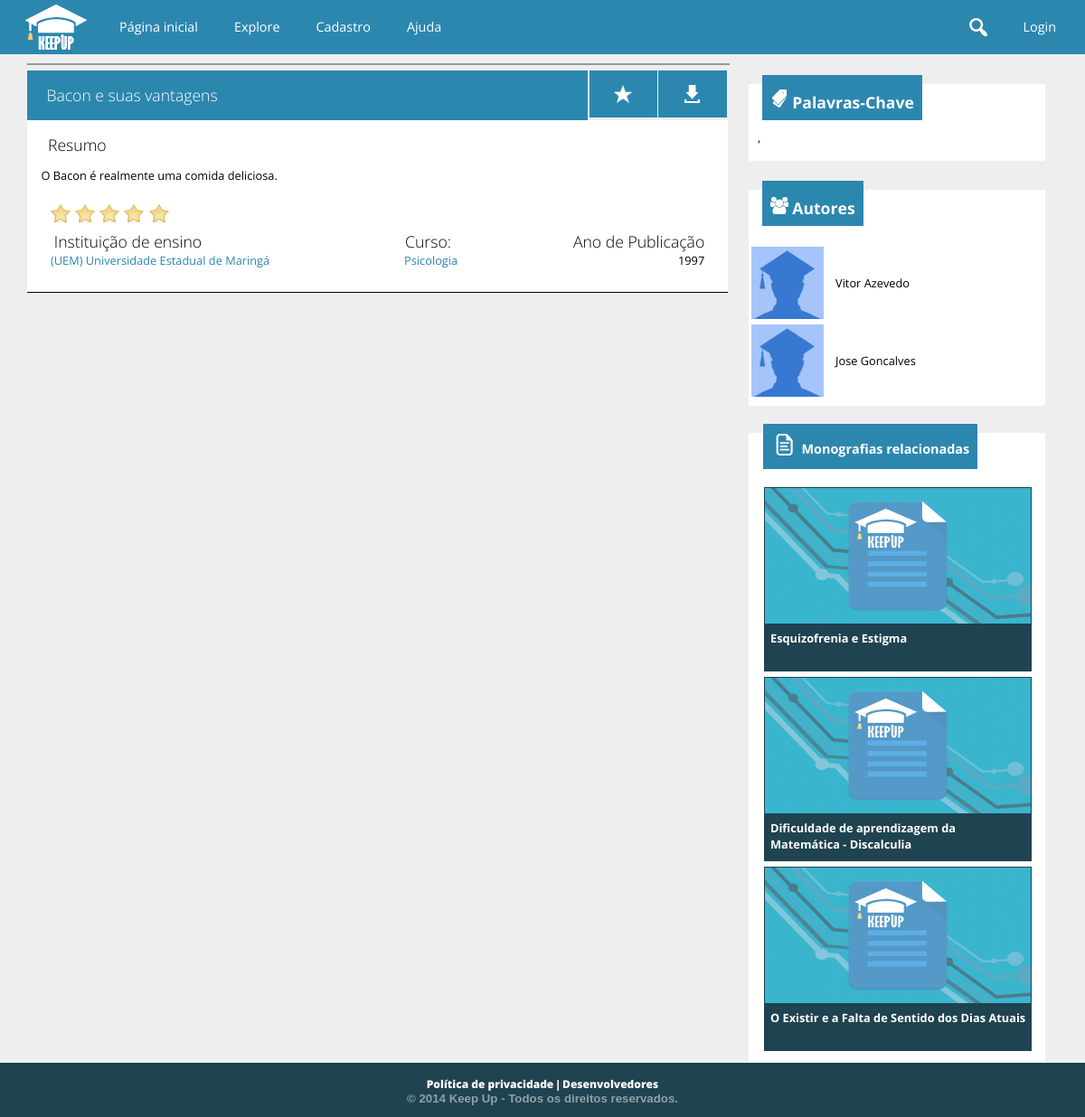
Screenshot of /trabalho.php?t=1 with the database file from the repository.
### tables this page shows
CREATE TABLE `trabalho` (
  `cd_trabalho` int(11) NOT NULL AUTO_INCREMENT,
  `nm_titulo` varchar(200) NOT NULL,
  `ds_resumo` text,
  `cd_escola` int(11) NOT NULL,
  `cd_curso` int(11) NOT NULL,
  `dt_publicado` datetime NOT NULL,
  `aa_publicacao` int(4) NOT NULL,
  `tx_pchave` varchar(255) DEFAULT '',
  PRIMARY KEY (`cd_trabalho`),
  KEY `fk_trabalhoescola` (`cd_escola`),
  KEY `fk_trabalhocurso` (`cd_curso`),
  CONSTRAINT `fk_trabalhocurso` FOREIGN KEY (`cd_curso`) REFERENCES `curso` (`cd_curso`),
  CONSTRAINT `fk_trabalhoescola` FOREIGN KEY (`cd_escola`) REFERENCES `escola` (`cd_escola`)
);

CREATE TABLE `escola` (
  `cd_escola` int(11) NOT NULL AUTO_INCREMENT,
  `cd_usuario` int(11) NOT NULL,
  `nm_escola` varchar(300) NOT NULL,
  `nm_cnpj` char(14) NOT NULL,
  `tx_url_avatar` text,
  `tx_info` text,
  `tx_endereco` varchar(150) DEFAULT NULL,
  `tx_contato` text,
  `tx_url_externo` text,
  `cd_cidade` int(11) DEFAULT NULL,
  PRIMARY KEY (`cd_escola`),
  UNIQUE KEY `cd_usuario` (`cd_usuario`),
  UNIQUE KEY `nm_cnpj` (`nm_cnpj`),
  KEY `fk_escolacidade` (`cd_cidade`),
  CONSTRAINT `fk_escolacidade` FOREIGN KEY (`cd_cidade`) REFERENCES `cidade` (`cd_cidade`),
  CONSTRAINT `fk_escolausuario` FOREIGN KEY (`cd_usuario`) REFERENCES `usuario` (`cd_usuario`)
);

CREATE TABLE `curso` (
  `cd_curso` int(11) NOT NULL AUTO_INCREMENT,
  `nm_curso` varchar(100) NOT NULL,
  `vl_nivel` tinyint(4) NOT NULL,
  `cd_area` int(11) NOT NULL,
  PRIMARY KEY (`cd_curso`),
  UNIQUE KEY `nm_curso` (`nm_curso`),
  KEY `fk_curso_area` (`cd_area`),
  CONSTRAINT `fk_curso_area` FOREIGN KEY (`cd_area`) REFERENCES `area` (`cd_area`)
);

CREATE TABLE `aluno` (
  `cd_aluno` int(11) NOT NULL AUTO_INCREMENT,
  `cd_usuario` int(11) NOT NULL,
  `nm_aluno` varchar(100) NOT NULL,
  `dt_nascimento` date NOT NULL,
  `tx_bio` text,
  `nm_url_avatar` text,
  `nm_fb` varchar(50) DEFAULT NULL,
  `tx_url_linkedin` text,
  `tx_url_externo` text,
  `nm_profissao` varchar(50) DEFAULT NULL,
  `cd_cidade` int(11) DEFAULT NULL,
  PRIMARY KEY (`cd_aluno`),
  UNIQUE KEY `cd_usuario` (`cd_usuario`),
  KEY `fk_alunocidade` (`cd_cidade`),
  CONSTRAINT `fk_alunocidade` FOREIGN KEY (`cd_cidade`) REFERENCES `cidade` (`cd_cidade`),
  CONSTRAINT `fk_alunousuario` FOREIGN KEY (`cd_usuario`) REFERENCES `usuario` (`cd_usuario`)
);

### public_html/php/mediaAvaliacao.php (called while the page is built, shortened)
<?php
$somaAvaliacoes = "SELECT sum(vl_voto) FROM voto WHERE cd_trabalho = $cd_trabalho";
$soma = $conexao->consultar($somaAvaliacoes);
    if($soma[0][0] <> null) {
                $qtVotos = $conexao->consultar("SELECT count(vl_voto) FROM voto WHERE cd_trabalho = $cd_trabalho");
                $total =  (int)$soma[0][0];
                $divide = (int)$qtVotos[0][0];
                $media = $total/$divide;
                $media = number_format($media, 1);
                $decimal = explode('.', $media);
                $comparar = $decimal[1];
                if($comparar <=5 ) { $media = floor($media);}
    }
?>

### conexao.class.php (called while the page is built, shortened)
<?php
class Conexao {
	private $host = "localhost";
	private $usuario = "root";
	private $senha = "usbw";
	private $banco = "keepup";
	private function conectar() {
		if($this->conexao = mysql_connect($this->host, $this->usuario, $this->senha)) {
			if($this->conexaoBanco = mysql_select_db($this->banco)) {
				return $this;
			}
		}
		die("conexao.class:20". mysql_error());
	}
	public function consultar($sql) {
		if($query = mysql_query($sql)) {
			$arr_resultado = array();
			while($resultado = mysql_fetch_array($query)) {
				array_push($arr_resultado, $resultado);
			}
			return $arr_resultado;
		}
		else {
			echo "conexao:39: ".mysql_error();
			$this->erro = mysql_error();
			$this->desconectar();
			return false;
		}
	}
}
?>

### public_html/trabalho.php (the view, shortened to what this page needs)
    <?php
require("../conexao.class.php");
$conexao = new Conexao();
$cd_trabalho = $_GET['t'];
$comando = "SELECT * FROM trabalho WHERE cd_trabalho = $cd_trabalho";
$trabalho = $conexao->consultar($comando);
$cd_escola = $trabalho[0]['cd_escola'];
$comando = "SELECT * FROM escola WHERE cd_escola = $cd_escola";
$escola = $conexao->consultar($comando);
$comando =
    "SELECT
        al.nm_aluno 'nome', al.cd_usuario 'cdUser', al.cd_aluno 'cd', al.nm_url_avatar 'urlAvatar',
        c.nm_curso 'nmCurso', c.cd_curso
    FROM
        autoria au, trabalho t, aluno al, curso c
    WHERE
        t.cd_trabalho = $cd_trabalho and
        au.cd_trabalho = t.cd_trabalho and
        au.cd_aluno = al.cd_aluno and
        t.cd_curso = c.cd_curso";
$autores = $conexao->consultar($comando);
$autorDoTrabalho = false;
$relacionados = $conexao->consultar(
	"SELECT * FROM trabalho t where cd_curso = {$trabalho[0]["cd_curso"]}
    order by rand() limit 3;"
);
$jaEhFavorito = false;
$pchaves = explode(".", $trabalho[0]["tx_pchave"]);
$i = 0;
foreach($pchaves as $pchave) {
    $pchaves[$i] = trim($pchave);
    $i++;
}
require("php/mediaAvaliacao.php");
?>
<!doctype html>
<html>
<head>
    <link href="cs/style_monografia.css" type="text/css" rel="stylesheet">
    <link href="cs/global.css" rel="stylesheet" type="text/css" />
</head>
<body>
	<?php
		include_once("header.php");
	?>
	 <section>
    	<div id="bloco1_esquerda_resumo" onmouseout='EstrelaCor(<?php if(isset($media)) { echo $media;}?>)'>
                <div id="imagem_monografia">
                </div>
        		<div id="bloco1_esquerda_titulo" style="height:auto">
                	<h1><?php echo $trabalho[0]['nm_titulo']; ?></h1>
                </div>
                	<a href="<?php
                        if(!$autorDoTrabalho) echo "#";
                        else echo "editartrabalho.php?{$_SERVER["QUERY_STRING"]}";
                    ?>">
                <div id="bloco1_esquerda_favorito"
                        style="<?php if($autorDoTrabalho) { ?>background-image:url(images/pencil.png);<?php } if($jaEhFavorito) { ?>background-color: #1f4350;<?php } ?>">
                </div>
                	</a>
                	<a href="docs/<?php echo $cd_trabalho; ?>/main.pdf" target="_blank">
                <div id="bloco1_esquerda_baixar"> </div>
                	</a>
                <div id="bloco1_esquerda_parte_escrita">
                	<h1> Resumo </h1>
                   <p><?php echo $trabalho[0]['ds_resumo'];?></p>
                    <div id="rodape_monografia">
                    	<table id="table_rodape">
                        	<tr>
                                 <td>
                                 <div id="votar">
                                <input type='image' title='Fraco'  class='estrela' src='images/stars.png' id='um' value='1' onmouseover='EstrelaCor("1")' onmouseout='EstrelaSemCor()' onclick="votar('1');">
                                <input type='image' title='Regular' class='estrela' src='images/stars.png' id='dois' value='2' onmouseover='EstrelaCor("2")' onmouseout='EstrelaSemCor()' onclick="votar('2');">
                                <input type='image' title='Bom' class='estrela' src='images/stars.png' id='tres' value='3' onmouseover='EstrelaCor("3")' onmouseout='EstrelaSemCor()' onclick="votar('3');">
                                <input type='image' title='Muito Bom' class='estrela' src='images/stars.png' id='quatro' value='4' onmouseover='EstrelaCor("4")' onmouseout='EstrelaSemCor()' onclick="votar('4');">
                                <input type='image' title='Excelente' class='estrela' src='images/stars.png' id='cinco' value='5' onmouseover='EstrelaCor("5")' onmouseout='EstrelaSemCor()' onclick="votar('5');">
                                </div>
                                </td>
                            </tr>
                            <tr>
                            <td>
                            	<h1> Instituição de ensino </h1>
                                <p><a href="usuario.php?u=<?php echo $escola[0]["cd_usuario"]; ?>"><?php echo $escola[0]['nm_escola'];?></a></p>
                            </td>
                            	<td> <h1> Curso: </h1> <p><a href="explore.php?pesquisa=&amp;curso=<?php echo $autores[0]["cd_curso"]; ?>"><?php echo $autores[0]['nmCurso'];?></a></p> </td>
                                <td style="text-align:right;"> <h1> Ano de Publicação </h1> <p><?php echo $trabalho[0]['aa_publicacao']; ?></p></td>
                            </tr>
                        </table>
                    </div>
                </div>
        </div>
        <div id="direita" style="height:auto">
            <div id="bloco2_palavra_chave">
            	<header class="UltimosTrabalhos">
                          <div class="latest_posts">
		                          <table>
                                  	<tr>
                                    	<td> <img src="images/index_icons/chave.png" style="margin-top:-20px" > </td>
                                  		<td> <h1> Palavras-Chave </h1> </td>
                                    </tr>
                                  </table>
                          </div>
                    </header>
            	<p>
                    <?php foreach($pchaves as $pchave) { echo "<a href='explore.php?pesquisa=$pchave'>$pchave</a>, ";} ?>
               </p>
            </div>
            <div id="bloco3_autores">
            	<header class="UltimosTrabalhos">
                          <div class="latest_posts">
		                          <table>
                                  	<tr>
                                    	<td> <img src="images/index_icons/autores.png"> </td>
                                  		<td> <h1 > Autores </h1> </td>
                                    </tr>
                                  </table>
                          </div>
                    </header>
	<?php foreach ($autores as $autor) { ?>
        <a href='usuario.php?u=<?php echo $autor['cdUser']; ?>' style="color:black;">
           <table id="table_autores">
              <tr>
              <td style="width:80px">
                            	<div id="foto_usuario_monografia">
				<?php if($autor['urlAvatar'] <> '') { ?>
                    <img src="images/upload/<?php echo "{$autor['cdUser']}/{$autor['urlAvatar']}"; ?>" class="imagem_usuario">
                <?php }
                else { ?>
                    <img src="images/default/usericon.png" class="imagem_usuario">
                <?php } ?>
                </div>
                </td>
                <td style="padding-left:10px">
				<?php
                	echo "<p>{$autor['nome']}</p>";
                ?>
                </td>
            </tr>
            </table>
        </a>
    <?php } ?>
			</div>
           <?php if(sizeof($relacionados) > 0) { ?>
            <div id="bloco4_monografia_relacionada">
                    <header class="UltimosTrabalhos">
                          <div class="latest_posts" style="margin-left:-2%;">
                              <table>
                                <tr>
                                    <td> <img src="images/perfil_usuario/monografias.png" width="30"> </td>
                                    <td> <h1 style="font-size:.9em"> Monografias relacionadas </h1> </td>
                                </tr>
                              </table>
                          </div>
                    </header>
                    <?php foreach ($relacionados as $trabalhoRelacionado) {
                    if($trabalhoRelacionado['cd_trabalho'] <> $cd_trabalho){   ?>
                    <a href="trabalho.php?t=<?php echo $trabalhoRelacionado['cd_trabalho'];?>">
                        <div id="cada_monografia_relacionada">
                            <div class="imagem_monografia_relacionada">
                                <img src="images/imagens_monografias/img_vis.jpg" class="imagem_relacionada">
                            </div>
                            <footer class="titulo_relacionada"> <h1> <?php echo substr($trabalhoRelacionado['nm_titulo'], 0, 75);?></h1>  </footer>
                        </div>
                    </a>
                    <?php }}?>
                </div>
            </div>
           <?php } ?>
    </section>
    <?php
		include_once("footer.php");
	?>
</body>
</html>

### public_html/cs/style_monografia.css (style rules this page uses)
section { width:95%; height:auto; margin:auto; }
p { font-size:.8em; }
#imagem_monografia { width:100%; background-color:white; margin-bottom:2%; border:1px solid rgba(0,0,0,.4); text-align:center; max-height:300px; }
.imagem_usuario { width:100%; max-height:100%; }
#bloco1_esquerda_resumo { width:68%; height:auto; color:white; margin:0; padding-top:10px; float:left; }
#bloco1_esquerda_resumo h1 { margin:0; margin-left:1%; font-weight:100; font-size:1.1em; }
#bloco1_esquerda_titulo { width:76%; padding:2%; height:20px; margin-top:-10px; background-color:#2c87af; float:left; margin-right:0.2%; overflow:hidden; }
#bloco1_esquerda_favorito { width:5.7%; height:20px; padding:2%; margin-top:-10px; background-color:#2c87af; float:left; margin-right:0.2%; background-image:url(../images/index_icons/star.png); background-position:center; background-repeat:no-repeat; -webkit-transition: background-color; -webkit-transition-duration:0.1s ; -webkit-transition-timing-function:ease-in; }
#bloco1_esquerda_baixar { width:5.7%; height:20px; padding:2%; margin-top:-10px; background-color:#2c87af; float:left; background-image:url(../images/index_icons/favorito.png); background-position:center; background-repeat:no-repeat; -webkit-transition: background-color; -webkit-transition-duration:0.1s ; -webkit-transition-timing-function:ease-in; }
#bloco1_esquerda_parte_escrita { width:96%; height:auto; padding:2%; background-color:white; clear:both; color:black; border-bottom:1px solid black; }
#direita { width:30%; float:right; height:auto; height:60px; }
#bloco2_palavra_chave { width:96%; height:auto; background-color:white; margin-top:5%; padding-bottom:2%; }
#bloco2_palavra_chave p { margin:10px; margin-top:-10px; font-size:.8em }
.UltimosTrabalhos { margin-top:20px; width:97%; background-color:white; margin:auto; MARGIN-TOP:10%; }
.latest_posts { float:left; width:auto; padding-left:2%; padding-right:2%; height:50px; margin-top:-10px; background-color:#2c87af; color:white; margin-left:10px; }
.latest_posts h1 { font-size:1.1em; margin-top:15px; }
#bloco3_autores { width:96%; height:auto; background-color:white; margin-top:5%; padding-bottom:2%; }
#table_autores { width:100%; }
#table_autores tr { -webkit-transition: background-color; -webkit-transition-duration:0.1s ; -webkit-transition-timing-function:ease-in; }
#bloco4_monografia_relacionada { width:86%; height:auto; background-color:white; margin-top:5%; padding-bottom:2%; padding-right:5%; padding-left:5%; }
#cada_monografia_relacionada { width:100%; height:200px; background-color:orange; margin-bottom:10px; }
.imagem_monografia_relacionada { width:100%; height:150px; background-color:white; border:1px solid #1f4350; }
.imagem_relacionada { width:100%; height:100%; text-align:left; position:relative; opacity:.8; -webkit-transition: opacity; -webkit-transition-duration:0.1s ; -webkit-transition-timing-function:ease-in; }
a:link { text-decoration:none; }
.titulo_relacionada { width:96%; max-height:50px; background-color:#1f4350; border:1px solid #1f4350; color:white; padding-left:2%; padding-right:2%; }
.titulo_relacionada h1 { margin:5px 0 0 0; font-size:.8em; }
#foto_usuario_monografia { width:80px; height:80px; margin:auto; }
#rodape_monografia { width:98%; padding:1%; }
#table_rodape { width:100%; }
#rodape_monografia p { margin:0; }

### public_html/cs/global.css (style rules this page uses)
a { color: #2c87af; text-decoration: none; transition: color .5s; }
* { font-family: 'Open Sans', Verdana, sans-serif; }
body { margin:0; padding:0; border:0; background-color:#eeeeee; }
header { width:100%; height:60px; background-color:#2c87af; color:white; }
table { margin:auto; }
footer { width:100%; height:60px; clear:both; background-color:#1f4350; position:relative; bottom:0; }

### rows the page displays
trabalho: nm_titulo "Bacon e suas vantagens", ds_resumo "O Bacon é realmente uma comida deliciosa.", aa_publicacao "1997"
escola: nm_escola "(UEM) Universidade Estadual de Maringá"
curso: nm_curso "Psicologia"
aluno: nm_aluno "Vitor Azevedo"
aluno: nm_aluno "Jose Goncalves"
trabalho: nm_titulo "Esquizofrenia e Estigma"
trabalho: nm_titulo "Dificuldade de aprendizagem da Matemática - Discalculia"
trabalho: nm_titulo "O Existir e a Falta de Sentido dos Dias Atuais"
